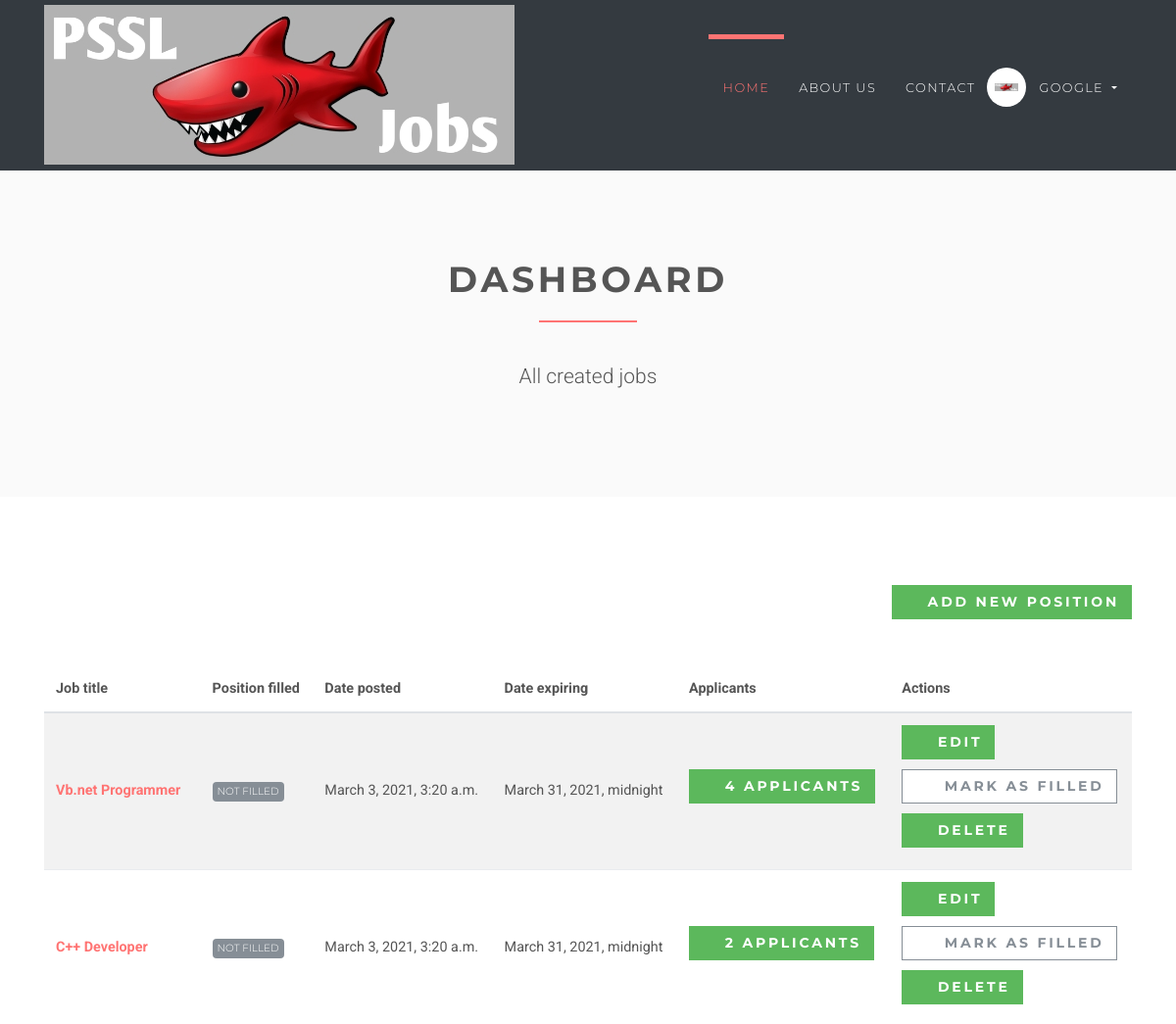
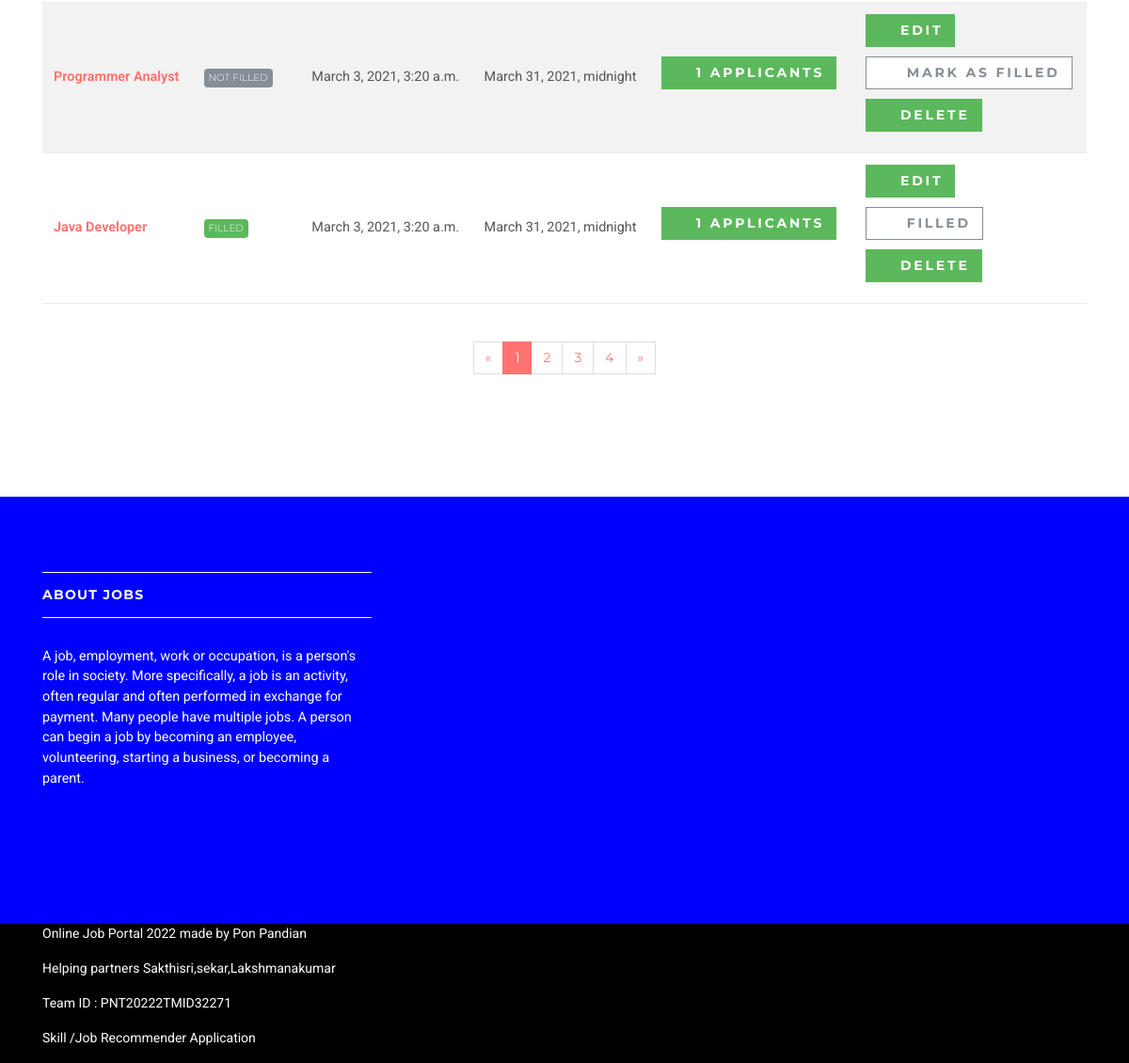
/employer/dashboard (signed in), run on the app's committed database (2 pictures, top to bottom).
### accounts/models.py (models this page shows, shortened)
class User(AbstractUser):
    username = None
    role = models.CharField(max_length=12, error_messages={
        'required': "Role must be provided"
    })
    gender = models.CharField(max_length=10, blank=True, null=True, default="")
    email = models.EmailField(unique=True, blank=False,
                              error_messages={
                                  'unique': "A user with that email already exists.",
                              })
    USERNAME_FIELD = "email"
    REQUIRED_FIELDS = []
    objects = UserManager()

### jobsapp/models.py (models this page shows, shortened)
class Job(models.Model):
    user = models.ForeignKey(User, on_delete=models.CASCADE)
    title = models.CharField(max_length=300)
    description = models.TextField()
    location = models.CharField(max_length=150)
    type = models.CharField(choices=JOB_TYPE, max_length=10)
    category = models.CharField(max_length=100)
    last_date = models.DateTimeField()
    company_name = models.CharField(max_length=100)
    company_description = models.CharField(max_length=300)
    website = models.CharField(max_length=100, default="")
    created_at = models.DateTimeField(default=timezone.now)
    filled = models.BooleanField(default=False)

### jobsapp/views/employer.py (the view)
# urls.py: path('', DashboardView.as_view(), name='employer-dashboard'),
class DashboardView(ListView):
    model = Job
    template_name = 'jobs/employer/dashboard.html'
    context_object_name = 'jobs'
    @method_decorator(login_required(login_url=reverse_lazy('accounts:login')))
    @method_decorator(user_is_employer)
    def dispatch(self, request, *args, **kwargs):
        return super().dispatch(self.request, *args, **kwargs)
    def get_queryset(self):
        return self.model.objects.filter(user_id=self.request.user.id)

### templates/jobs/employer/dashboard.html (shortened to what this page needs)
{% extends 'base.html' %}
{% load static %}
{% block content %}
    <section class="bg-light-gray">
        <div class="container">
            <div class="row">
                <div class="col-lg-8 mx-auto">
                    <h1 class="heading">dashboard</h1>
                    <p class="lead text-center">All created jobs</p>
                </div>
            </div>
        </div>
    </section>
    <section>
        <div class="container">
            <div class="row">
                <div class="col-lg-12 text-right mb-5"><a href="{% url 'jobs:employer-jobs-create' %}"
                                                          class="btn btn-success">
                    <i class="fa fa-plus"></i>Add new position</a></div>
                <div class="col-lg-12">
                    <div class="table-responsive">
                        <table class="table table-striped table-hover table-client-dashboard">
                            <thead>
                            <tr>
                                <th>Job title</th>
                                <th>Position filled</th>
                                <th>Date posted</th>
                                <th>Date expiring</th>
                                <th>Applicants</th>
                                <th>Actions</th>
                            </tr>
                            </thead>
                            <tbody>
                            {% for job in jobs %}
                                <tr>
                                    <th><a href="{% url 'jobs:jobs-detail' job.id %}">{{ job.title }}</a>
                                    </th>
                                    <td>
                                        {% if job.filled %}
                                            <span class="badge badge-success">Filled</span>
                                        {% else %}
                                            <span class="badge badge-secondary">Not Filled</span>
                                        {% endif %}
                                    </td>
                                    <td>{{ job.created_at }}</td>
                                    <td>{{ job.last_date }}</td>
                                    <td>
                                        <a href="{% url 'jobs:employer-dashboard-applicants' job.id %}"
                                           class="btn btn-success">
                                            <i class="fa fa-users"></i>{{ job.applicants.count }}
                                            <span class="hidden-xs hidden-sm">Applicants</span>
                                        </a>
                                    </td>
                                    <td>
                                        <a href="#" class="btn btn-success">
                                            <i class="fa fa-edit"></i>Edit
                                        </a>
                                        <br>
                                        {% if job.filled %}
                                            <a href="{% url 'jobs:job-mark-filled' job.id %}"
                                               class="btn btn-outline-white-secondary">
                                                <i class="fa fa-check-circle-o"></i>
                                                <span class="hidden-xs hidden-sm">Filled</span>
                                            </a><br>
                                        {% else %}
                                            <a href="{% url 'jobs:job-mark-filled' job.id %}"
                                               class="btn btn-outline-white-secondary">
                                                <i class="fa fa-check-circle-o"></i>
                                                <span class="hidden-xs hidden-sm">Mark as </span>filled
                                            </a><br>
                                        {% endif %}
                                        <a href="#" class="btn btn-success">
                                            <i class="fa fa-times-circle-o"></i>Delete
                                        </a>
                                    </td>
                                </tr>
                            {% endfor %}
                            </tbody>
                        </table>
                    </div>
                    <div class="pages">
                        <nav aria-label="Page navigation example" class="d-flex justify-content-center mt-4 mb-4">
                            <ul class="pagination">
                                <li class="page-item"><a href="#" aria-label="Previous" class="page-link"><span
                                        aria-hidden="true">«</span><span class="sr-only">Previous</span></a></li>
                                <li class="page-item active"><a href="#" class="page-link">1</a></li>
                                <li class="page-item"><a href="#" class="page-link">2</a></li>
                                <li class="page-item"><a href="#" class="page-link">3</a></li>
                                <li class="page-item"><a href="#" class="page-link">4</a></li>
                                <li class="page-item"><a href="#" aria-label="Next" class="page-link"><span
                                        aria-hidden="true">»</span><span class="sr-only">Next</span></a></li>
                            </ul>
                        </nav>
                    </div>
                </div>
            </div>
        </div>
    </section>
{% endblock %}

### templates/base.html (shortened to what this page needs)
{% load static %}
<!DOCTYPE html>
<html>
<head>
    <link rel="stylesheet"
          href="{% static 'vendor/bootstrap/css/bootstrap.min.css' %}">
    <link rel="stylesheet"
          href="{% static 'vendor/font-awesome/css/font-awesome.min.css' %}">
    <link rel="stylesheet"
          href="{% static 'vendor/owl.carousel/assets/owl.carousel.css' %}">
    <link rel="stylesheet"
          href="{% static 'vendor/owl.carousel/assets/owl.theme.default.css' %}">
    <link rel="stylesheet" href="{% static 'css/style.default.css' %}"
          id="theme-stylesheet">
    <link rel="stylesheet" href="{% static 'css/custom.css' %}">
</head>
<body>
<header class="header">
    <nav class="navbar navbar-expand-lg bg-dark">
        <div class="container">
            <a href="/" class="navbar-brand">
                <img src="{% static 'img/itsourcecodes.jpg' %}" alt="logo" class="d-none d-lg-block">
            </a>
            <div id="navbarSupportedContent" class="collapse navbar-collapse">
                <ul class="navbar-nav ml-auto">
                    <li class="nav-item active">
                        <a href="/" class="nav-link">Home <span class="sr-only">(current)</span></a>
                    </li>
                    <li class="nav-item">
                        <a href="#" class="nav-link">About Us</a>
                    </li>
                    <li class="nav-item">
                        <a href="#" class="nav-link">Contact</a>
                    </li>
                    {% if request.user.is_authenticated and request.user.role == 'employer' %}
                        <li class="nav-item dropdown">
                            <a id="clientZone" href="#" data-toggle="dropdown"
                               aria-haspopup="true" aria-expanded="false"
                               class="nav-link dropdown-toggle has-img mb-3 mb-lg-0 mt-3 mt-lg-0">
                                <div class="client-menu-image">
                                    <div class="inner">
                                        <img src="{% static 'img/itsourcecodes.jpg' %}"
                                             alt="company image"
                                             class="img-fluid">
                                    </div>
                                </div>
                                {% if request.user.role == 'employee' %}
                                    {{ request.user.first_name }} {{ request.user.last_name }}
                                {% else %}
                                    {{ request.user.first_name }}
                                {% endif %}
                            </a>
                        </li>
                    {% endif %}
                </ul>
            </div>
        </div>
    </nav>
</header>
<div>
    {% block content %} {% endblock %}
</div>
<footer class="footer">
    <div class="footer__block">
        <div class="container">
            <div class="row">
                <div class="col-lg-4 col-md-12 mb-5">
                    <h4 class="h5">About Jobs</h4>
                    <p> A job, employment, work or occupation, is a person's role in society. More specifically, a job is an activity, often regular and often performed in exchange for payment. Many people have multiple jobs. A person can begin a job by becoming an employee, volunteering, starting a business, or becoming a parent. </p>
                </div>
            </div>
        </div>
    </div>
    <div class="footer__copyright">
        <div class="container">
            <div class="row">
                <div class="col-md-6 text-md-left text-center">
                    <p>Online Job Portal 2022 made by Pon Pandian</p>
                    <p>Helping partners Sakthisri,sekar,Lakshmanakumar</p>
                    <p>Team ID : PNT20222TMID32271</p>
                    <p>Skill /Job Recommender Application</p>
                </div>
            </div>
        </div>
    </div>
</footer>
</body>
</html>

### data on the page
User: user.first_name "GOOGLE"
Job: title "Vb.net Programmer", filled "NOT FILLED", created_at "March 3, 2021, 3:20 a.m.", last_date "March 31, 2021, midnight", applicants.count "4"
Job: title "C++ Developer", filled "NOT FILLED", created_at "March 3, 2021, 3:20 a.m.", last_date "March 31, 2021, midnight", applicants.count "2"
Job: title "Programmer Analyst", filled "NOT FILLED", created_at "March 3, 2021, 3:20 a.m.", last_date "March 31, 2021, midnight", applicants.count "1"
Job: title "Java Developer", filled "FILLED", created_at "March 3, 2021, 3:20 a.m.", last_date "March 31, 2021, midnight", applicants.count "1"
